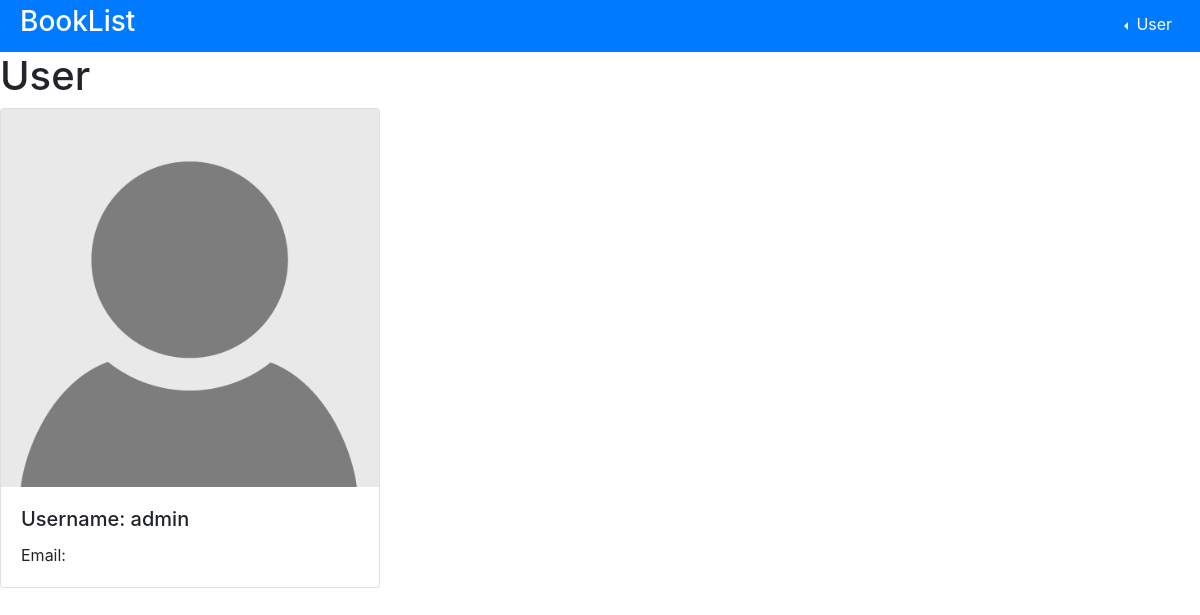
/account/ (signed in), run on an earlier commit of the app's database.
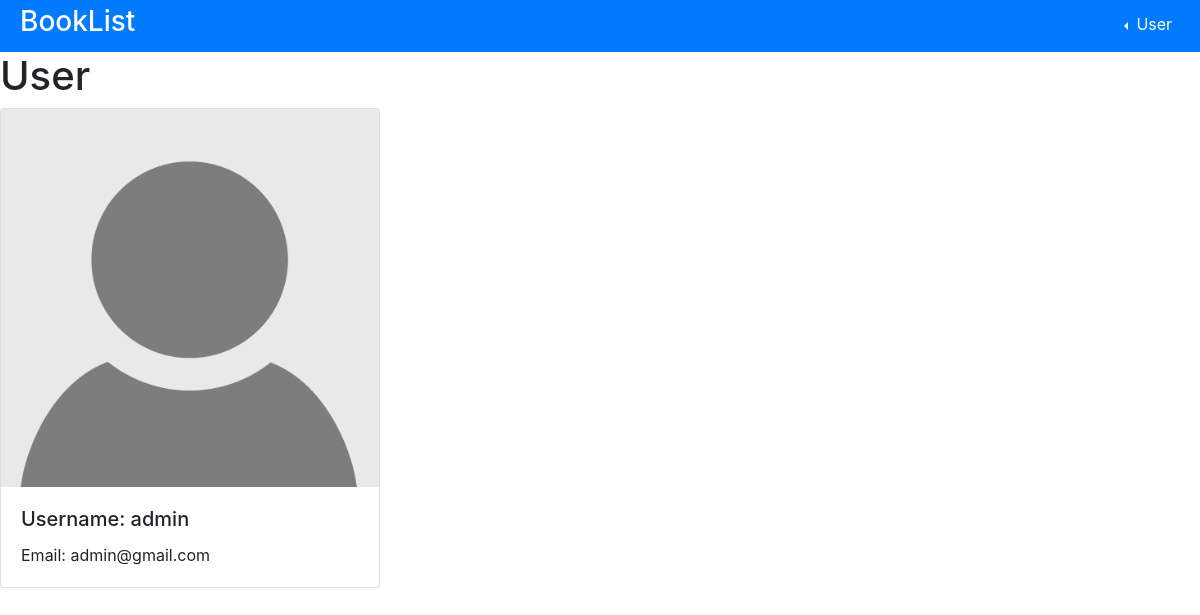
And on a later commit of the database.
### BookList/models.py (models this page shows, shortened)
class User(auth_models.AbstractUser):
    birth_date = models.DateField(null=True)
    photo = models.FilePathField(path='BookList/static/img/', default='img/no_photo.png')
    lists = models.ManyToManyField(List)

### BookList/views.py (the view)
# urls.py: path('', views.home, name = 'BookList'),
def home(request):
	return render(request, 'home.html', {})

### BookList/templates/home.html
{% extends "header.html" %}
{% load static %}
{% block page_content %}
<h1>User</h1>
<div class="row">
    <div class="col-md-4">
        <div class="card mb-2">
            <img class="card-img-top" src="{% static user.photo %}"/>
            <div class="card-body">
                <h5 class="card-title">Username: {{ user.username }}</h5>
                <p class="card-text">Email: {{ user.email }}</p>
            </div>
        </div>
    </div>
</div>
{% endblock %}

### BookList/templates/header.html (shortened to what this page needs)
{% extends "base.html" %}
{% block headers %}
	{% if user.is_authenticated %}
		<div class="container-fluid bg-primary text-white">
			<div class="row" style="padding:5px">
				<div class="col-md-11">
					<h3>BookList</h3>
				</div>
				<div class="col-md-1" >
					<div class="btn-group dropleft">
								<button type="button" class="btn btn-primary dropdown-toggle " data-toggle="dropdown" aria-haspopup="true" aria-expanded="true">
								User
							</button>
					</div>
				</div>
			</div>
		</div>
	{% endif %}
{% endblock %}

### django_project/templates/base.html (shortened to what this page needs)
<!DOCTYPE html>
<html lang="en">
<head>
	<link rel="stylesheet" href="https://stackpath.bootstrapcdn.com/bootstrap/4.3.1/css/bootstrap.min.css" />
	<link	rel="stylesheet"
										href="http://code.jquery.com/ui/1.11.4/themes/smoothness/jquery-ui.css"	/>
	{% block headers %}
	{% endblock %}
</head>
<body>
	{% block page_content %}
	{% endblock %}
</body>
</html>

What changed in the data, as far as the page shows it:
changed User "admin": email (not shown) → "admin@gmail.com"
